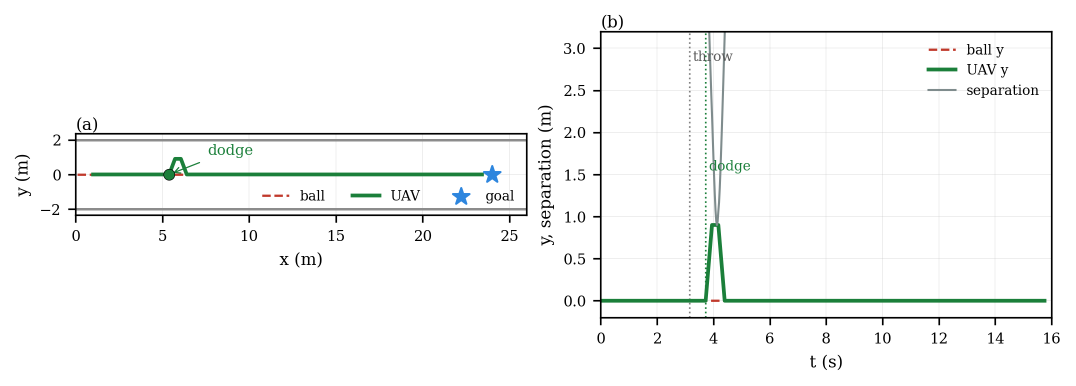
#> input picture fig7/fig7_original.png, 2151 x 771 px, found by its file name (shown at 1/2 size)
$ python fit2.py
#> lines starting #> are read from the running program, lines starting #| are printed output that depends on the picture; after the words box and inside, x2 and y2 are one past the last pixel; in counts of white or black regions, pixels touching at a corner belong together
import numpy as np, json
from PIL import Image
from scipy.optimize import least_squares
D='/home/ibrahim/Documents/PHD/ecsa_dodge_repro/fig7/'
a=np.asarray(Image.open(D+'fig7_original.png').convert('RGB')).astype(int)
G=(np.abs(a-np.array((27,127,58))).sum(2)<60)
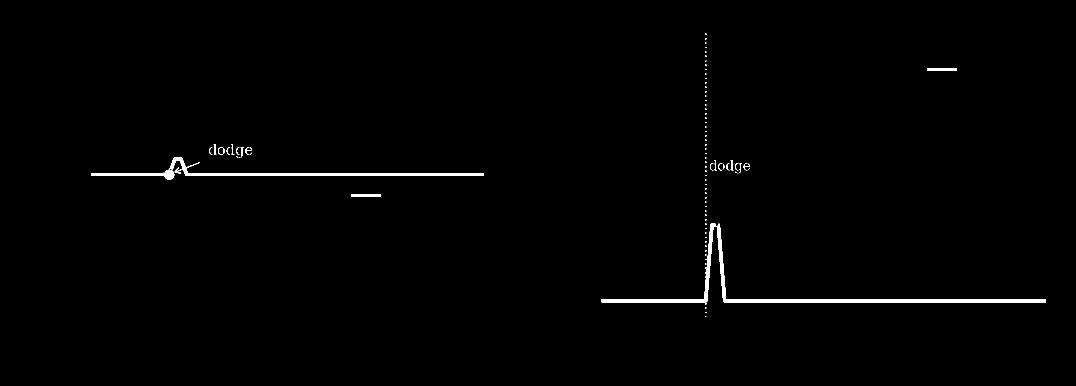
#> G: shape (771, 2151) bool (shown at 1/2 size); 0.92% white; 87 white regions (64 under 20 px), largest, box (x1, y1, x2, y2) and area: (1203, 447, 2092, 605) 8077, (339, 314, 967, 352) 4140, (183, 345, 328, 352) 865
bt=lambda px:(px-1201)/((2103-1201)/16); by=lambda py:(601-py)/((601-96)/3.0); byi=lambda y:601-y*(601-96)/3.0; bti=lambda t:1201+t*(2103-1201)/16
# plateau height: centre of green run at columns inside plateau
hs=[]
for t in np.arange(3.97,4.16,0.01):
    ys=np.where(G[int(byi(1.2)):int(byi(0.6)),int(round(bti(t)))])[0]+int(byi(1.2))
    hs.append(by((ys.min()+ys.max())/2))
#> this loop made 19 passes
#> ys on passes 5 to 16: [447, 448, 449, 450, 451, 452], [447, 448, 449, 450, 451, 452], [447, 448, 449, 450, 451, 452], [447, 448, 449, 450, 451, 452], [447, 448, 449, 450, 451, 452], [447, 448, 449, 450, 451, 452], [447, 448, 449, 450, 451, 452], [450, 451, 452], [452], [452], [452, 453], [452, 453]
#> after the loop, hs = [0.844, 0.844, 0.879, 0.879, 0.9, 0.9, 0.9, 0.9, 0.9, 0.9, 0.9, 0.891, 0.885, 0.885, 0.882, 0.882, 0.852, 0.852, 0.82]
plat=float(np.median(hs)); print('plateau y = %.3f m (spread %.3f)'%(plat,np.ptp(hs)))
#> after `plat = float(np.median(hs))`: plat = 0.885
#| plateau y = 0.885 m (spread 0.080)
# clean UAV y(t) polyline from per-row edges
L,R=[],[]
for y in np.arange(0.04,plat-0.03,0.02):
    xs=np.where(G[int(round(byi(y))),1415:1600])[0]+1415
    g=np.split(xs,np.where(np.diff(xs)>3)[0]+1)
    if len(g)>=2: L.append((bt((g[0].min()+g[0].max())/2),y)); R.append((bt((g[-1].min()+g[-1].max())/2),y))
#> this loop made 41 passes
#> g on passes 1, 2, 3, 4, 5, 6, 7, 8, 11: [[1445, 1446, 1447, 1448, 1449, 1450, 1451]], [[1415], [1445, 1446, 1447, 1448, 1449, 1450, 1451]], [[1415], [1445, 1446, 1447, 1448, 1449, 1450, 1451]], [[1415], [1445, 1446, 1447, 1448, 1449, 1450]], [[1415], [1444, 1445, 1446, 1447, 1448, 1449, 1450]], [[1415, 1416], [1444, 1445, 1446, 1447, 1448, 1449, 1450]], [[1415, 1416], [1444, 1445, 1446, 1447, 1448, 1449]], [[1415, 1416], [1443, 1444, 1445, 1446, 1447, 1448, 1449]], [[1415, 1416, 1417], [1443, 1444, 1445, 1446, 1447, 1448]]
#> xs on passes 9, 10, 12, 14: [1415, 1416, 1417, 1443, 1444, 1445, 1446, 1447, 1448, 1449], [1415, 1416, 1417, 1443, 1444, 1445, 1446, 1447, 1448, 1449], [1415, 1416, 1417, 1442, 1443, 1444, 1445, 1446, 1447, 1448], [1415, 1416, 1417, 1418, 1442, 1443, 1444, 1445, 1446, 1447]
#> after the loop, L = 40 pairs, first value 3.8 to 3.93, second value 0.06 to 0.84; R = 40 pairs, first value 4.19 to 4.38, second value 0.06 to 0.84
L,R=np.array(L),np.array(R)
tl0=np.polyfit(L[:,1],L[:,0],1); tr0=np.polyfit(R[:,1],R[:,0],1)   # t as linear fn of y on each flank
#> after `tl0 = np.polyfit(L[:, 1], L[:, 0], 1)`: tl0 = [0.172, 3.77]
#> after `tr0 = np.polyfit(R[:, 1], R[:, 0], 1)`: tr0 = [-0.25, 4.4]
t_rise0,t_rise1=np.polyval(tl0,0),np.polyval(tl0,plat); t_fall0,t_fall1=np.polyval(tr0,plat),np.polyval(tr0,0)
#> after `t_rise0, t_rise1 = (np.polyval(tl0, 0), np.polyval(tl0, plat))`: t_rise0 = 3.77; t_rise1 = 3.92
#> after `t_fall0, t_fall1 = (np.polyval(tr0, plat), np.polyval(tr0, 0))`: t_fall0 = 4.18; t_fall1 = 4.4
print('rise %.3f->%.3f  plateau %.3f->%.3f  fall ->%.3f'%(t_rise0,t_rise1,t_rise1,t_fall0,t_fall1))
#| rise 3.772->3.925  plateau 3.925->4.175  fall ->4.397
def yu(t): return np.interp(t,[0,t_rise0,t_rise1,t_fall0,t_fall1,99],[0,0,plat,plat,0,0])
sep=np.load(D+'sep_rows.npy')        # rows: sep, t_left, t_right
#> (reads fig7/sep_rows.npy from the repository)
m=(sep[:,0]>1.25)&(sep[:,0]<3.1)
T=np.r_[sep[m,1],sep[m,2]]; Sv=np.r_[sep[m,0],sep[m,0]]
res=least_squares(lambda p: np.sqrt((p[0]*(T-p[1]))**2+yu(T)**2)-Sv,[11,4.1])
#> res = 12 items
vrel,tstar=res.x; rms=np.sqrt(np.mean(res.fun**2))
#> after `vrel, tstar = res.x`: vrel = 11.53; tstar = 4.12
#> after `rms = np.sqrt(np.mean(res.fun ** 2))`: rms = 0.106
print('fit: v_rel = %.2f m/s, t* = %.3f s, rms = %.3f m (n=%d)'%(vrel,tstar,rms,len(T)))
#| fit: v_rel = 11.53 m/s, t* = 4.122 s, rms = 0.106 m (n=594)
# UAV forward speed from both panels (mid-height edge spacing)
json.dump(dict(plateau=plat,t_rise0=t_rise0,t_rise1=t_rise1,t_fall0=t_fall0,t_fall1=t_fall1,vrel=vrel,tstar=tstar,rms=rms),open(D+'fit_params.json','w'),indent=1)
